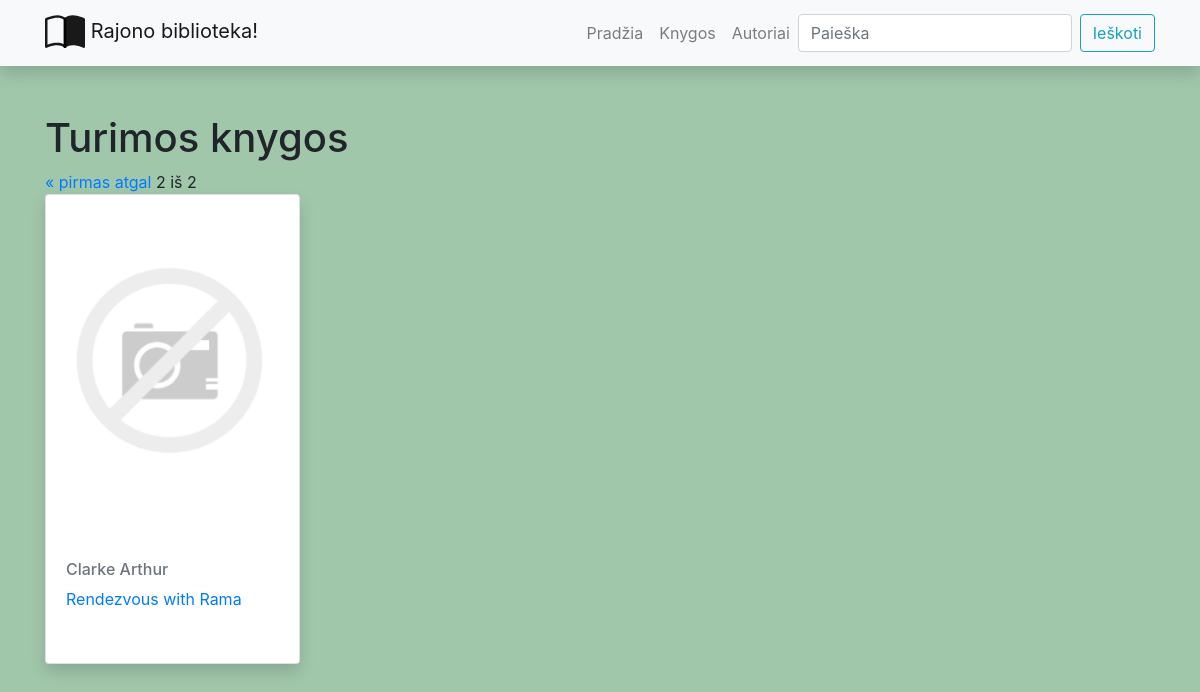
/library/books/?page=2, run on an earlier commit of the app's database.
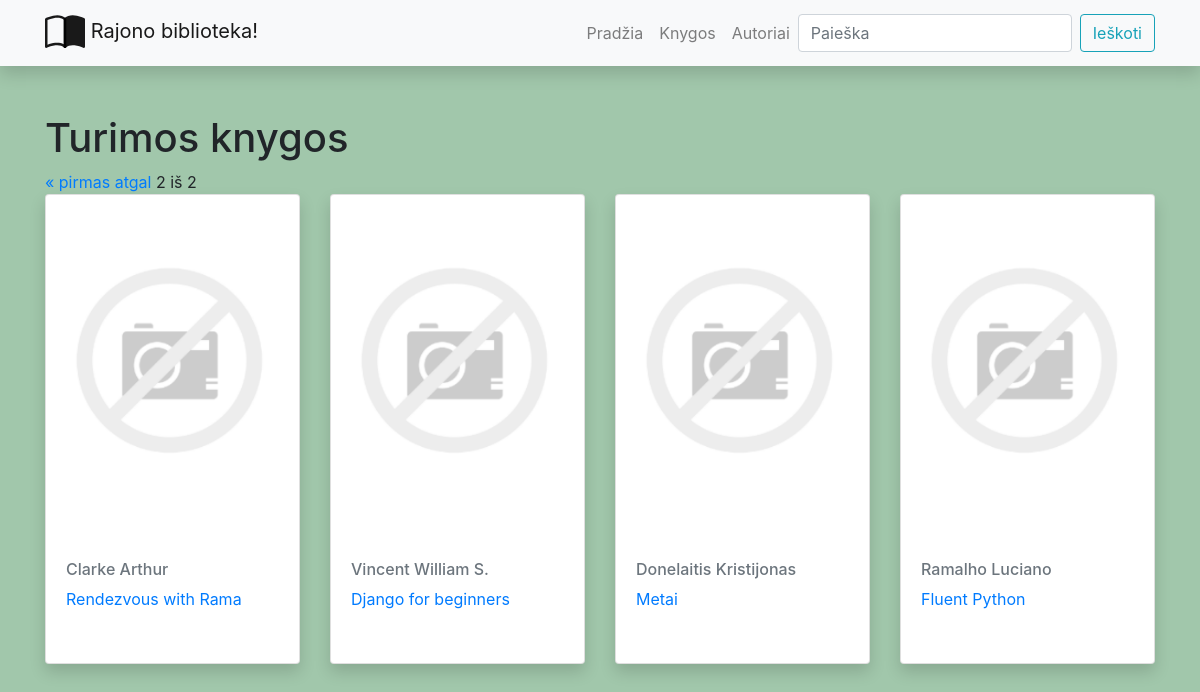
And on a later commit of the database.
### libraryapp/models.py (models this page shows, shortened)
class Book(models.Model):
    title = models.CharField('Pavadinimas', max_length=150)
    summary = models.TextField('Aprašymas', max_length=1000)
    isbn = models.CharField('ISBN', max_length=13)
    author = models.ForeignKey(Author, on_delete=models.SET_NULL, null=True)
    genre = models.ManyToManyField(Genre, blank=True)
    cover = models.ImageField('Viršelis', upload_to='covers', null=True, blank=True)

class Author(models.Model):
    first_name = models.CharField('Vardas', max_length=100)
    last_name = models.CharField('Pavardė', max_length=100)
    description = models.TextField('Aprašymas', max_length=2000, default="biografija...")
    class Meta:  # globalūs nuostatai lentelei(ordering - rikiavimas)
        ordering = ('last_name', 'first_name')
    def __str__(self):
        return f'{self.last_name} {self.first_name}'

### libraryapp/views.py (the view)
# urls.py: path('books/', views.BookListView.as_view(), name='books-all'),
class BookListView(generic.ListView):
    model = Book
    context_object_name = 'book_list'  # book_list - standartinis kintamojo template pavadinimas,sukuriamas django
    template_name = 'books.html'
    paginate_by = 6

### libraryapp/templates/books.html (shortened to what this page needs)
{% extends "base.html" %}
{% load static %}
{% block content %}
<h1>Turimos knygos</h1>
<div class="pagination">
    <span class="step-links">
        {% if page_obj.has_previous %}
            <a href="?page=1">&laquo; pirmas</a>
            <a href="?page={{ page_obj.previous_page_number }}">atgal</a>
        {% endif %}
        <span class="current">
            {{ page_obj.number }} iš {{ page_obj.paginator.num_pages }}
        </span>
    </span>
</div>
<div class="row">
{% for book_obj in book_list %}
    <div class="col-sm-6 col-md-3 d-flex align-items-stretch">
        <div class="card mb-4 shadow">
            {% if book_obj.cover %}
                <img class="card-img-top" src="{{ book_obj.cover.url }}"/>
            {% else %}
                <img class="card-img-top" src="{% static 'img/no-image.png' %}"/>
            {% endif %}
            <div class="card-body">
                <h6 class="card-subtitle mb-2 text-muted">{{ book_obj.author }}</h6>
                <p class="card-text"><a href="{% url 'book-one' book_obj.id %}">{{ book_obj.title }}</a></p>
            </div>
        </div>
    </div>
{% endfor %}
</div>
{% endblock %}

### libraryapp/templates/base.html (shortened to what this page needs)
<!DOCTYPE html>
<html lang="en">
  <head>
    <link
      rel="stylesheet"
      href="https://stackpath.bootstrapcdn.com/bootstrap/4.1.3/css/bootstrap.min.css"
    />
    <link
      rel="stylesheet"
      href="https://cdnjs.cloudflare.com/ajax/libs/font-awesome/4.7.0/css/font-awesome.min.css"
    />
    {% load static %}
    <link rel="stylesheet" href="{% static 'css/styles.css' %}" />
  </head>
  <body>
    <nav
      class="navbar navbar-expand-lg navbar-light bg-light static-top mb-5 shadow"
    >
      <div class="container">
        <a class="navbar-brand" href="{% url 'index' %}">
          Rajono biblioteka!</a
        >
        <div class="collapse navbar-collapse" id="navbarResponsive">
          <ul class="navbar-nav ml-auto">
            <li class="nav-item">
              <a class="nav-link" href="{% url 'index' %}">Pradžia</a>
            </li>
            <li class="nav-item">
              <a class="nav-link" href="{% url 'books-all' %}">Knygos</a>
            </li>
            <li class="nav-item">
              <a class="nav-link" href="{% url 'authors-all' %}">Autoriai</a>
            </li>
          </ul>
          <form
            class="form-inline my-2 my-lg-0"
            action="{% url 'search' %}"
            method="get"
          >
            <input
              class="form-control mr-sm-2"
              type="search"
              placeholder="Paieška"
              aria-label="Search"
              name="search_text"
            />
            <button class="btn btn-outline-info my-2 my-sm-0" type="submit">
              Ieškoti
            </button>
          </form>
        </div>
      </div>
    </nav>
    <div class="container">{% block content %}{% endblock %}</div>
  </body>
</html>

### libraryapp/static/css/styles.css (style rules this page uses)
body { background-color: #a1c7ab; }
.card { min-height: 470px; width: 100%; }
.card-body { height: 25%; }
.card img { height: 75%; object-fit: contain; }

What changed in the data, as far as the page shows it:
added Book: author "Vincent William S.", title "Django for beginners"
added Book: author "Donelaitis Kristijonas", title "Metai"
added Book: author "Ramalho Luciano", title "Fluent Python"
